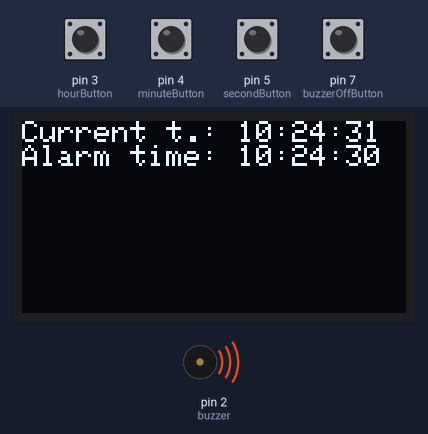
The sketch below on a simulated Arduino Uno, built with avr-gcc and run on an emulated ATmega328P. Parts: 128×64 one-colour display, buzzer (waves = sounding, pin HIGH). The inputs (shaded band) are chosen by the test bench; at power-on: pin 3 (hourButton), pin 4 (minuteButton), pin 5 (secondButton), pin 7 (buzzerOffButton) HIGH. The local clock reads 2024-03-15 10:24:30 at power-on unless the sketch sets it.

Above: at 1.2 s.
1.3 s: pin 7 (buzzerOffButton) pulled LOW for 0.15 s
At 2.7 s:
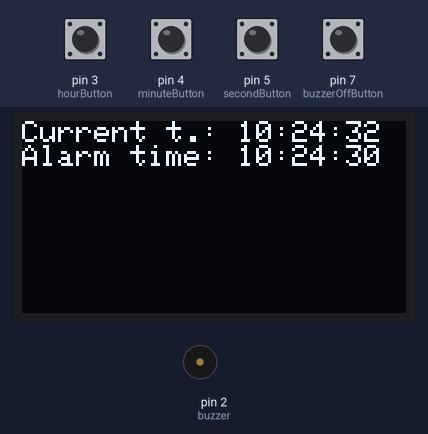
4.4 s: pin 3 (hourButton) pulled LOW for 0.15 s
At 5.8 s:
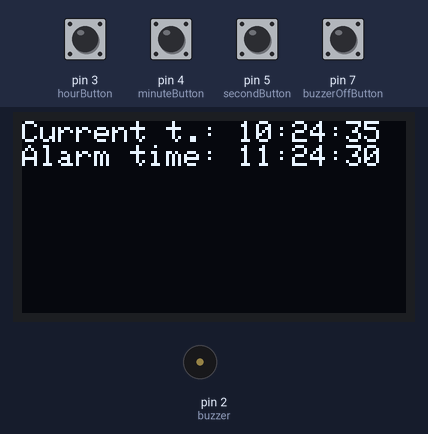
6.5 s: pin 4 (minuteButton) pulled LOW for 0.15 s
At 7.8 s:
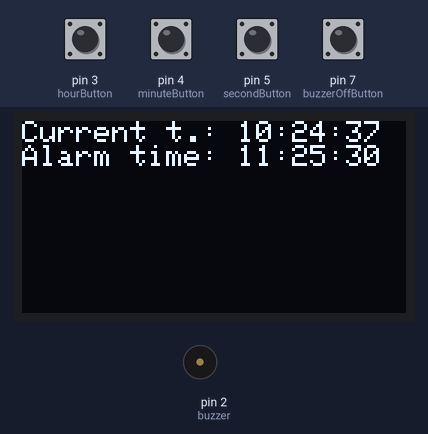
8.5 s: pin 5 (secondButton) pulled LOW for 0.15 s
At 9.8 s:
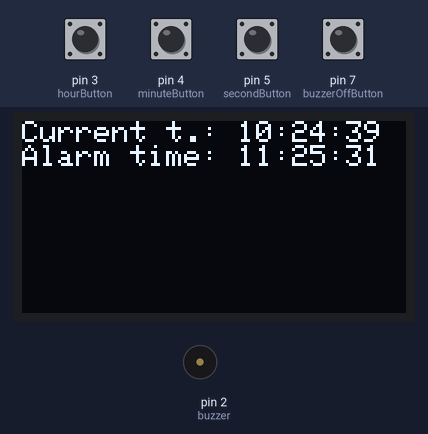
10.5 s: pin 3 (hourButton) pulled LOW for 1 s
At 11.8 s:
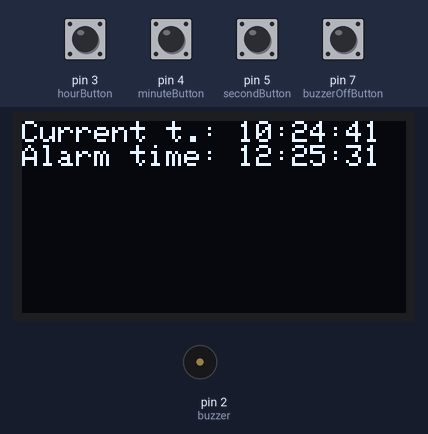
13.0 s: pin 4 (minuteButton) pulled LOW for 1 s
At 13.8 s:
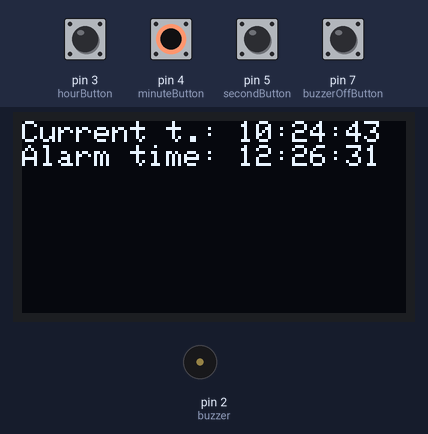
Timing chart, 0 to 16.0 s (numbered marks = the images above; inputs shaded):
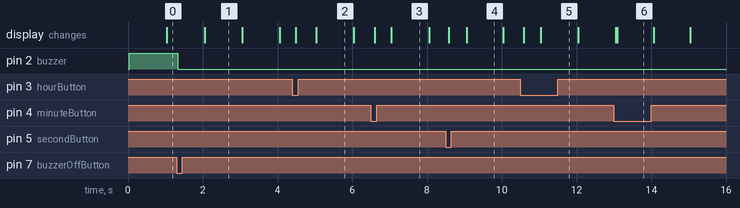

The sketch:

VeryAnooyingLemonAlarmClock.ino
```cpp
#include <Wire.h> // Include Wire library for I2C communication
#include <RTClib.h> // Include Real Time Clock library
#include <Adafruit_GFX.h> // Include Adafruit Graphics library for OLED
#include <Adafruit_SSD1306.h> // Include Adafruit SSD1306 library for OLED
#include <Bounce2.h> // Include Bounce2 library for debouncing buttons

// Define OLED display parameters
#define SCREEN_WIDTH 128
#define SCREEN_HEIGHT 64
#define OLED_RESET     -1 // Reset pin # (or -1 if sharing Arduino reset pin)

// Notes


Adafruit_SSD1306 display(SCREEN_WIDTH, SCREEN_HEIGHT, &Wire, OLED_RESET);

// Create an RTC object
RTC_DS1307 rtc;

// Define the alarm time
DateTime alarmTime;

// Define the buzzer pin
const int buzzer = 2;

// Define the button pins
const int hourButton = 3;
const int minuteButton = 4;
const int secondButton = 5;
const int buzzerOffButton = 7;

// Create Bounce objects for each button
Bounce debouncerHour = Bounce();
Bounce debouncerMinute = Bounce();
Bounce debouncerSecond = Bounce();
Bounce debouncerBuzzerOff = Bounce();

// Add a flag to indicate whether the alarm is active
bool alarmActive = false;

void setup() {
  Serial.begin(9600); // Initialize serial
  pinMode(buzzer, OUTPUT); // Set buzzer as output

  // Setup the buttons with internal pull-up resistors and attach the debouncers
  pinMode(hourButton, INPUT_PULLUP);
  debouncerHour.attach(hourButton);
  debouncerHour.interval(5); // interval in ms

  pinMode(minuteButton, INPUT_PULLUP);
  debouncerMinute.attach(minuteButton);
  debouncerMinute.interval(5); // interval in ms

  pinMode(secondButton, INPUT_PULLUP);
  debouncerSecond.attach(secondButton);
  debouncerSecond.interval(5); // interval in ms

  // Setup the buzzer off button with internal pull-up resistor and attach the debouncer
  pinMode(buzzerOffButton, INPUT_PULLUP);
  debouncerBuzzerOff.attach(buzzerOffButton);
  debouncerBuzzerOff.interval(5); // interval in ms

  // Initialize display
  display.begin(SSD1306_SWITCHCAPVCC, 0x3C);
  display.clearDisplay();
  display.setTextSize(1);
  display.setTextColor(WHITE);
  display.setCursor(0,0);

  if (! rtc.begin()) { // Initialize RTC
    display.println("Couldn't find RTC");
    while (1);
  }

  if (! rtc.isrunning()) { // Check to see if the RTC is running
    display.println("RTC is NOT running!");
    rtc.adjust(DateTime(F(__DATE__), F(__TIME__))); // Set the RTC to the date & time this sketch was compiled
  }

  alarmTime = rtc.now(); // Initialize alarm time to current time
}

void loop() {
  DateTime now = rtc.now(); // Get the current date and time

  debouncerHour.update(); // Update the debouncer state for the hour button
  if (debouncerHour.fell()) { // If the hour button was pressed
    alarmTime = alarmTime + TimeSpan(0,1,0,0); // Increase the alarm hour by one
  }

  debouncerMinute.update(); // Update the debouncer state for the minute button
  if (debouncerMinute.fell()) { //Apologies for the cutoff, here is the remaining part of the code:

    // If the minute button was pressed
    alarmTime = alarmTime + TimeSpan(0,0,1,0); // Increase the alarm minute by one
  }

  debouncerSecond.update(); // Update the debouncer state for the second button
  if (debouncerSecond.fell()) { // If the second button was pressed
    alarmTime = alarmTime + TimeSpan(0,0,0,1); // Increase the alarm second by one
  }

  // If current time matches alarm time, activate the alarm
  if (now.hour() == alarmTime.hour() && now.minute() == alarmTime.minute() && now.second() == alarmTime.second()) {
    alarmActive = true;
  }

  // Update the debouncer state for the buzzer off button
  debouncerBuzzerOff.update();
   // If the buzzer off button was pressed
  if (debouncerBuzzerOff.fell()) {
    alarmActive = false; // Deactivate the alarm
  }


  // If the alarm is active, turn on the buzzer. Otherwise, turn it off.
  digitalWrite(buzzer, alarmActive ? HIGH : LOW);

  // Display the current time and alarm time on the OLED
  display.clearDisplay(); // Clear the display
  display.setCursor(0,0); // Set the cursor to the top-left corner
  display.print("Current t.: ");
  display.print(now.hour(), DEC);
  display.print(':');
  display.print(now.minute(), DEC);
  display.print(':');
  display.println(now.second(), DEC);

  display.print("Alarm time: ");
  display.print(alarmTime.hour(), DEC);
  display.print(':');
  display.print(alarmTime.minute(), DEC);
  display.print(':');
  display.println(alarmTime.second(), DEC);

  display.display(); // Update the display with all of the above graphics
}
```

Measured:
- after the input at 1.3 s, pin 2 (buzzer): HIGH → LOW at once
- what the display in image 3 shows lasts 1.1 s, from 7.0 s to 8.1 s
